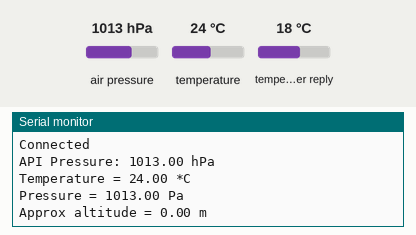
Recording of a program running on a simulated ESP32. Parts: the last lines printed to the serial monitor. The test bench sets the inputs (shaded band); at power-on: air pressure 1013 hPa, temperature 24 °C, temperature in the weather reply 18 °C. WiFi joins after 1.5 s; servers stay silent unless stated; random numbers use the default seed unless the program sets one; no MQTT or app messages arrive unless stated; web services answer with replies made up by the test bench.

Above: at 2.7 s.
2.8 s: air pressure set to 952 hPa
At 3.8 s:
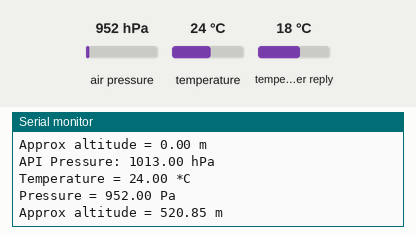
4.3 s: temperature set to 12 °C
At 5.7 s:
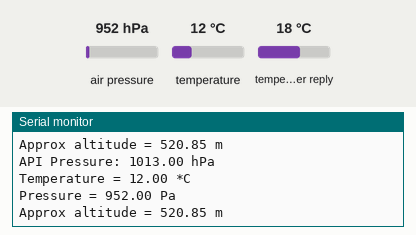
5.8 s: air pressure set to 975 hPa
At 7.8 s:
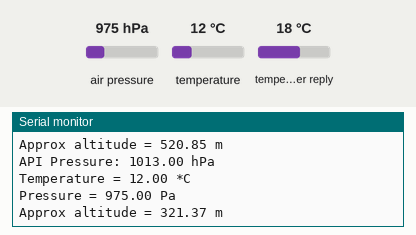
Timing chart, 0 to 9.3 s (numbered marks = the images above; inputs shaded):
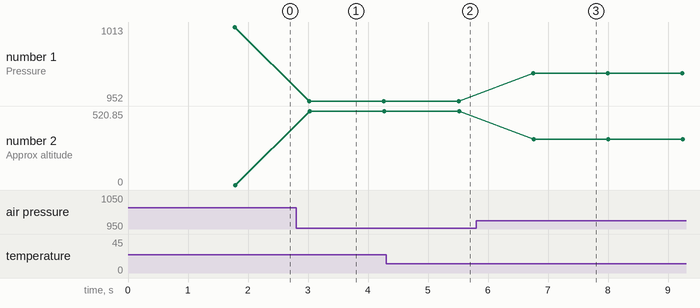

The program:

main.cpp
```cpp
#include <Wire.h>
#include <SPI.h>
#include <Adafruit_BMP280.h>
#include <PubSubClient.h>
#include <WiFi.h>
#include <HTTPClient.h>
#include <ArduinoJson.h>

// WiFi
const char* ssid = "UPC2DA7B8";
const char* password = "9EvxEjfwxkzq";

// MQTT
const char* mqtt_server = "test.mosquitto.org";  // Change if using a different broker
const int mqtt_port = 1883;
const char* SUBTOPIC_TEMPERATURE = "esp32-PKWIEIK/temperatura/";
const char* SUBTOPIC_PRESSURE = "esp32-PKWIEIK/cisnienie/";
const char* SUBTOPIC_ALTITUDE = "esp32-PKWIEIK/wysokosc/";

const char* PRESSURE_API = "https://api.open-meteo.com/v1/forecast?latitude=54.611667&longitude=18.808056&current=pressure_msl";
String jsonBuffer;

// Initialize Wi-Fi and MQTT client
WiFiClient espClient;
PubSubClient client(espClient);

void setup_wifi() {
  delay(10);
  Serial.print("Connecting to ");
  Serial.println(ssid);

  WiFi.mode(WIFI_STA);
  WiFi.begin(ssid, password, 6);

  while (WiFi.status() != WL_CONNECTED) {
    delay(500);
    Serial.print(".");
  }

  Serial.println("");
  Serial.println("WiFi connected");
  Serial.print("IP address: ");
  Serial.println(WiFi.localIP());
}

void reconnect() {
  while (!client.connected()) {
    Serial.println("Attempting MQTT connection...");
    String clientId = "esp32-sol-clientId-";
    clientId += String(random(0xffff), HEX);
    if (client.connect(clientId.c_str())) {
      Serial.println("Connected");
      client.subscribe(SUBTOPIC_TEMPERATURE);
      client.subscribe(SUBTOPIC_PRESSURE);
      client.subscribe(SUBTOPIC_ALTITUDE);

    } else {
      delay(5000);
    }
  }
}

#define BMP_SCK  (13)
#define BMP_MISO (12)
#define BMP_MOSI (11)
#define BMP_CS   (10)

Adafruit_BMP280 bmp; // I2C
//Adafruit_BMP280 bmp(BMP_CS);
//Adafruit_BMP280 bmp(BMP_CS, BMP_MOSI, BMP_MISO,  BMP_SCK);

void setup() {
  Serial.begin(9600);
  while ( !Serial ) delay(100);
  Serial.println(F("BMP280 test"));
  unsigned status;
  //status = bmp.begin(BMP280_ADDRESS_ALT, BMP280_CHIPID);
  status = bmp.begin(0x76);

  if (!status) {
    Serial.println(F("Could not find a valid BMP280 sensor, check wiring or "
                      "try a different address!"));
    Serial.print("SensorID was: 0x"); Serial.println(bmp.sensorID(),16);
    Serial.print("        ID of 0xFF probably means a bad address, a BMP 180 or BMP 085\n");
    Serial.print("   ID of 0x56-0x58 represents a BMP 280,\n");
    Serial.print("        ID of 0x60 represents a BME 280.\n");
    Serial.print("        ID of 0x61 represents a BME 680.\n");
    while (1) delay(10);
    }

  setup_wifi();
  client.setServer(mqtt_server, 1883);

  bmp.setSampling(Adafruit_BMP280::MODE_NORMAL,     // Tryb operacji.
                  Adafruit_BMP280::SAMPLING_X2,     // Próbkowanie temperatury
                  Adafruit_BMP280::SAMPLING_X16,    // Próbkowanie ciśnienia
                  Adafruit_BMP280::FILTER_X16,      // Filtrowanie
                  Adafruit_BMP280::STANDBY_MS_500); // Czas gotowości
}

void loop() {
   if (!client.connected()) {
   reconnect();
  }
    float pressure_api = 1011.9;
    HTTPClient http;
    http.begin(PRESSURE_API);
    int httpResponseCode = http.GET();

    if (httpResponseCode > 0) {
        String payload = http.getString();

        // Parsowanie JSON
        JsonDocument doc;
        DeserializationError error = deserializeJson(doc, payload);

        if (!error) {
            pressure_api = doc["current"]["pressure_msl"];
            Serial.print("API Pressure: ");
            Serial.print(pressure_api);
            Serial.println(" hPa");
        } else {
            Serial.print("deserializeJson() failed: ");
            Serial.println(error.f_str());
        }
    } else {
        Serial.print("HTTP GET Request failed, error: ");
        Serial.println(httpResponseCode);
    }
    http.end();

    Serial.print(F("Temperature = "));
    float temperature = bmp.readTemperature();
    Serial.print(temperature);
    Serial.println(" *C");

    Serial.print(F("Pressure = "));
    float pressure = bmp.readPressure();
    pressure /= 100;
    Serial.print(pressure);
    Serial.println(" Pa");

    Serial.print(F("Approx altitude = "));
    float altitude = bmp.readAltitude(pressure_api); // aktualnie ciśnienie na poziomie morza
    Serial.print(altitude);
    Serial.println(" m");

    Serial.println();

    char result[8];
    dtostrf(temperature, 6, 2, result);
    client.publish(SUBTOPIC_TEMPERATURE,result, 10);

    dtostrf(pressure, 6, 2, result);
    client.publish(SUBTOPIC_PRESSURE,result, 10);

    dtostrf(altitude, 6, 2, result);
    client.publish(SUBTOPIC_ALTITUDE,result, 10);

    client.loop();
    delay(1000);
}
```

Measured:
- after the input at 2.8 s, the serial monitor: prints a new line after 0.22 s (image 1)
- after the input at 4.3 s, the serial monitor: prints a new line after 1.2 s (image 2)
- after the input at 5.8 s, the serial monitor: prints a new line after 0.95 s (image 3)
- plotted number 1: 1013 → 952 after the input at 2.8 s, 952 → 975 after the input at 5.8 s
- plotted number 2: 0 → 520.85 after the input at 2.8 s, 520.85 → 321.37 after the input at 5.8 s
